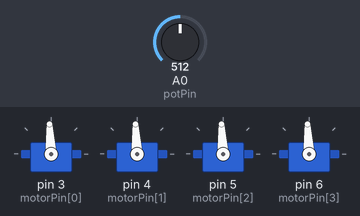
The sketch below on a simulated Arduino Uno, built with avr-gcc and run on an emulated ATmega328P. On the bench: 4 × servo. The test bench sets the inputs (shaded band); at power-on: A0 (potPin) = 512. What the sketch prints to the serial monitor is not drawn.

Above: at 1.2 s.
1.3 s: A0 (potPin) set to 716
At 1.9 s:
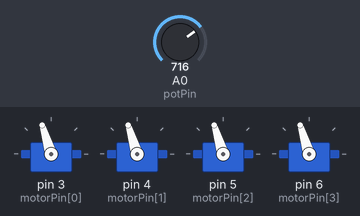
2.8 s: A0 (potPin) set to 900
At 3.2 s:
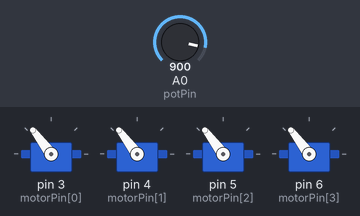
4.3 s: A0 (potPin) set to 1023
At 5.4 s:
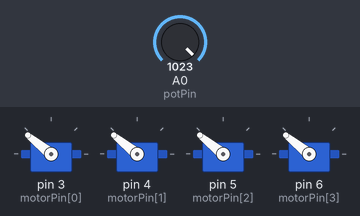
5.8 s: A0 (potPin) set to 306
At 6.6 s:
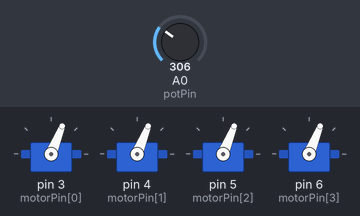
7.3 s: A0 (potPin) set to 122
At 7.7 s:
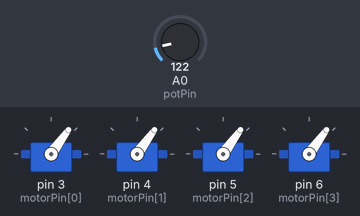
Timing chart, 0 to 9.8 s (numbered marks = the images above; inputs shaded):
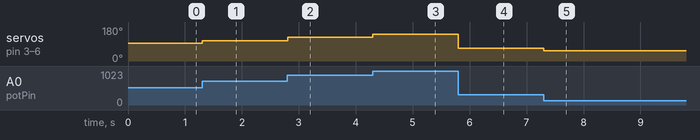

Measured:
- after the input at 1.3 s, servo on pin 3 (motorPin[0]), servo on pin 4 (motorPin[1]), servo on pin 5 (motorPin[2]), servo on pin 6 (motorPin[3]): 93° → 107° at once
- after the input at 2.8 s, servo on pin 3 (motorPin[0]), servo on pin 4 (motorPin[1]), servo on pin 5 (motorPin[2]), servo on pin 6 (motorPin[3]): 107° → 127° at once
- after the input at 4.3 s, servo on pin 3 (motorPin[0]), servo on pin 4 (motorPin[1]), servo on pin 5 (motorPin[2]), servo on pin 6 (motorPin[3]): 127° → 141° at once
- after the input at 5.8 s, servo on pin 3 (motorPin[0]), servo on pin 4 (motorPin[1]), servo on pin 5 (motorPin[2]), servo on pin 6 (motorPin[3]): 141° → 68° at once
- after the input at 7.3 s, servo on pin 3 (motorPin[0]), servo on pin 4 (motorPin[1]), servo on pin 5 (motorPin[2]), servo on pin 6 (motorPin[3]): 68° → 54° at once

The sketch:

MeasureCurrent5PercentIntervals.ino
```cpp
#include <Servo.h>

Servo motor[4];
int throttle=0;
int startup = 5000;
bool first = false;

int motorPin[] = {3,4,5,6};
int potPin = A0;

void setup() {
  // put your setup code here, to run once:

  for(int i = 0; i < 4; i++){
    motor[i].attach(motorPin[i]);
  }

  startup = millis();

  Serial.begin(115200);


}

void loop() {
  // put your main code here, to run repeatedly:
if(first){

  if(millis()-startup<15000){
    throttle = 1023;
    throttle = map(throttle,0,1023,1000,2000);
    for(int i = 0; i < 4; i++){
      motor[i].writeMicroseconds(throttle);
    }
    Serial.println("HIGH");

  }else{
    throttle = 0;
    throttle = map(throttle,0,1023,1000,2000);
    for(int i = 0; i < 4; i++){
      motor[i].writeMicroseconds(throttle);
    }
    Serial.println("LOW");
  }
  delay(5);

  if(millis()-startup>30000){
    first=false;
  }
}else{

    throttle = analogRead(potPin);
    throttle = map(throttle,0,1023,0,20);
    throttle = 1000 + throttle*50;
    for(int i = 0; i < 4; i++){
      motor[i].writeMicroseconds(throttle);
    }
    delay(3);
   /* throttle++;
    if(throttle>30){
      throttle=0;
    }
    */
    //Serial.println("TESTING");
}

Serial.println(throttle);
//Serial.println(millis()-startup);


}
```
